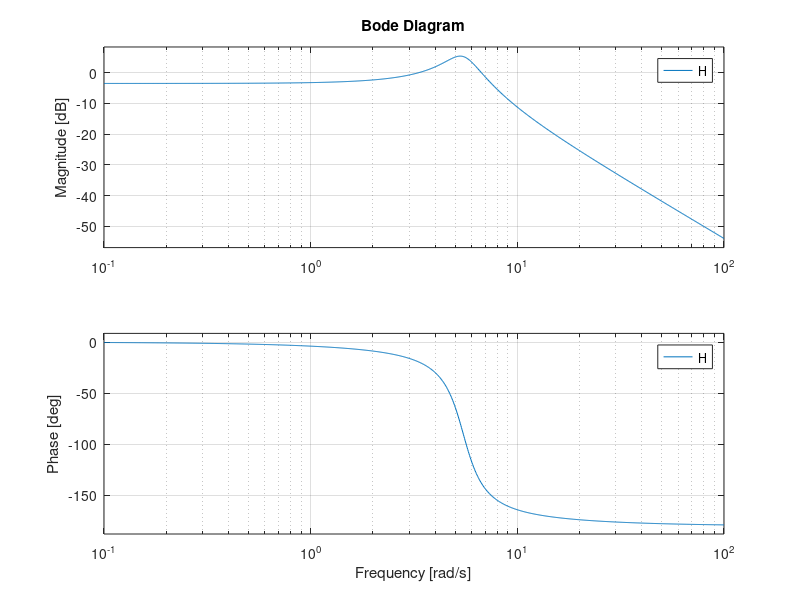

Recreate this plot in MATLAB. (Note: this script raises an error after producing the figure.)
close all;
clear;
clc;

H = tf(20,[1 2 30]);
w = {0.1,100};
bode(H,w);
[mag,ph,fr]=bode(H,w);
maxi = max(mag);
y = db2mag(maxi);
grid on;
bw = bandwidth(H);

for c = 1:1000
    if mag(c)== max(mag)
        break
    end
end
fprintf('Max = %d\n',maxi);
fprintf('Wr = %d\n',fr(c));